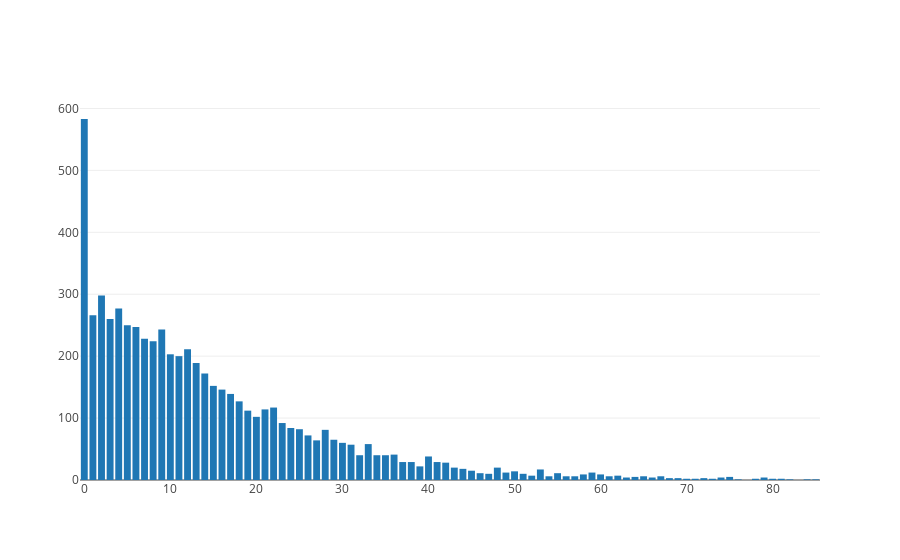

Notebook code for this chart:
### Code cell
similarProductsListLengths = []
similarProductsListLengthFreqs = []
for i in range(max([*allSimilarProductsListLengthFrequenciesDict.keys()])):
    similarProductsListLengths.append(i)
    if i in allSimilarProductsListLengthFrequenciesDict:
        similarProductsListLengthFreqs.append(allSimilarProductsListLengthFrequenciesDict[i])
    else:
        similarProductsListLengthFreqs.append(0)

data = [
        Bar(
            x=similarProductsListLengths,
            y=similarProductsListLengthFreqs
        )
]

iplot(data)

### Figure 1 — Plotly figure (JSON) as saved in the notebook; plotly's stock layout.template omitted (floating-point values rounded to 4 significant figures)
{"data": [{"type": "bar", "x": [0, 1, 2, 3, 4, 5, 6, 7, 8, 9, 10, 11, 12, 13, 14, 15, 16, 17, 18, 19, 20, 21, 22, 23, 24, 25, 26, 27, 28, 29, 30, 31, 32, 33, 34, 35, 36, 37, 38, 39, 40, 41, 42, 43, 44, 45, 46, 47, 48, 49, 50, 51, 52, 53, 54, 55, 56, 57, 58, 59, 60, 61, 62, 63, 64, 65, 66, 67, 68, 69, 70, 71, 72, 73, 74, 75, 76, 77, 78, 79, 80, 81, 82, 83, 84, 85], "y": [583, 266, 298, 260, 277, 250, 247, 228, 224, 243, 203, 200, 211, 189, 172, 152, 146, 139, 127, 112, 102, 114, 117, 92, 84, 82, 72, 64, 81, 65, 60, 57, 40, 58, 40, 40, 41, 29, 29, 22, 38, 29, 28, 20, 18, 15, 11, 10, 20, 12, 14, 10, 7, 17, 6, 11, 6, 6, 9, 12, 9, 6, 7, 4, 5, 6, 4, 6, 3, 3, 2, 2, 3, 2, 4, 5, 1, 0, 2, 4, 2, 2, 1, 0, 1, 1]}], "layout": {}}
